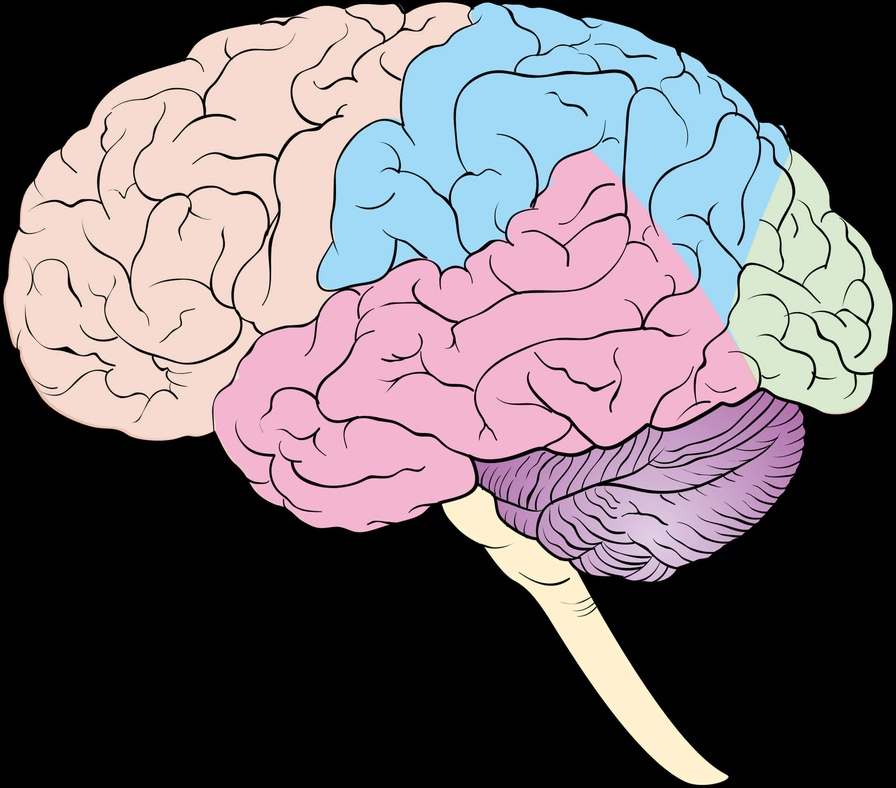
#> input picture harris/brain2.jpeg, 896 x 788 px, shrunk from 1920 x 1688 before the run, found by its file name
$ python region_growing.py
#> lines starting #> are read from the running program, lines starting #| are printed output that depends on the picture; after the words box and inside, x2 and y2 are one past the last pixel; in counts of white or black regions, pixels touching at a corner belong together
import numpy as np
import matplotlib.pyplot as plt
from matplotlib.widgets import Slider, Button
from collections import deque
import cv2
from tkinter import Tk
from tkinter.filedialog import askopenfilename

def get_neighbors(point, shape):
    x, y = point
    neighbors = []
    dir = [(0, 1), (1, 0), (0, -1), (-1, 0), (1, 1), (-1, -1), (1, -1), (-1, 1)]
    for dx, dy in dir:
        nx, ny = x + dx, y + dy
        if 0 <= nx < shape[0] and 0 <= ny < shape[1]:
            neighbors.append((nx, ny))
    return neighbors

def region_growing(image, seed_point, threshold):
    if len(image.shape) == 3:
        image = np.mean(image, axis=2)

    visited = np.zeros(image.shape, dtype=bool)
    region = np.zeros(image.shape, dtype=bool)

    seed_value = image[seed_point]
    queue = deque([seed_point])

    while queue:
        current_point = queue.popleft()
        x, y = current_point

        if visited[x, y]:
            continue

        visited[x, y] = True

        if abs(image[x, y] - seed_value) <= threshold:
            region[x, y] = 1
            neighbors = get_neighbors(current_point, image.shape)
            for n in neighbors:
                if not visited[n[0], n[1]]:
                    queue.append(n)

    return region

def load_image():
    global Original, image, seed
    Tk().withdraw()
    file_path = askopenfilename(filetypes=[("Image files", "*.jpeg;*.jpg;*.png;*.bmp")])
    if file_path:
        Original = cv2.cvtColor(cv2.imread(file_path), cv2.COLOR_BGR2RGB)
        image = cv2.imread(file_path, cv2.IMREAD_GRAYSCALE)
        seed = (image.shape[0] // 2, image.shape[1] // 2)
        update(None)

Original = cv2.cvtColor(cv2.imread('D:\\0SBME26\\3Year\\2Term\\3-Computer Vision\\Tasks\\Task4\\Image-Filters-And-Edge-Detection\\harris\\brain2.jpeg'), cv2.COLOR_BGR2RGB)
image = cv2.imread('D:\\0SBME26\\3Year\\2Term\\3-Computer Vision\\Tasks\\Task4\\Image-Filters-And-Edge-Detection\\harris\\brain2.jpeg', cv2.IMREAD_GRAYSCALE)
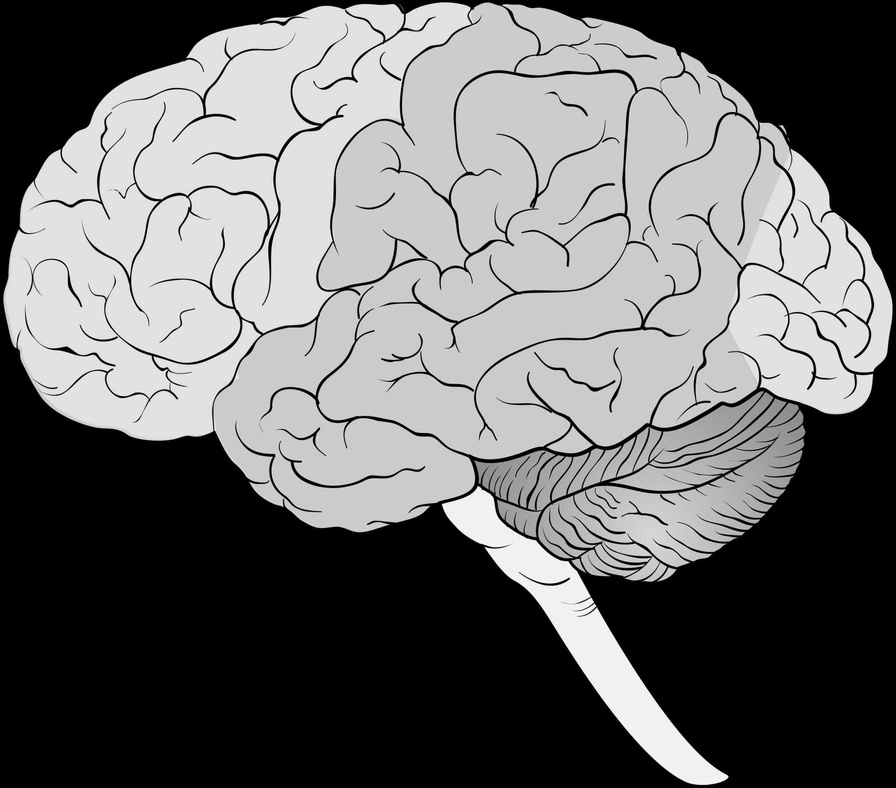
#> image: shape (788, 896); min 0, max 255, mean 108
seed  = (52, 70)

initial_threshold = 0

fig, (ax1, ax2) = plt.subplots(1, 2, figsize=(10, 5))
plt.subplots_adjust(bottom=0.25)

ax1.imshow(Original)
ax1.set_title('Original Image')

region = region_growing(image, seed, initial_threshold)
#> in region_growing, `seed_value = image[seed_point]`: seed_value = 0
#> after the loop in region_growing, `while queue:`:
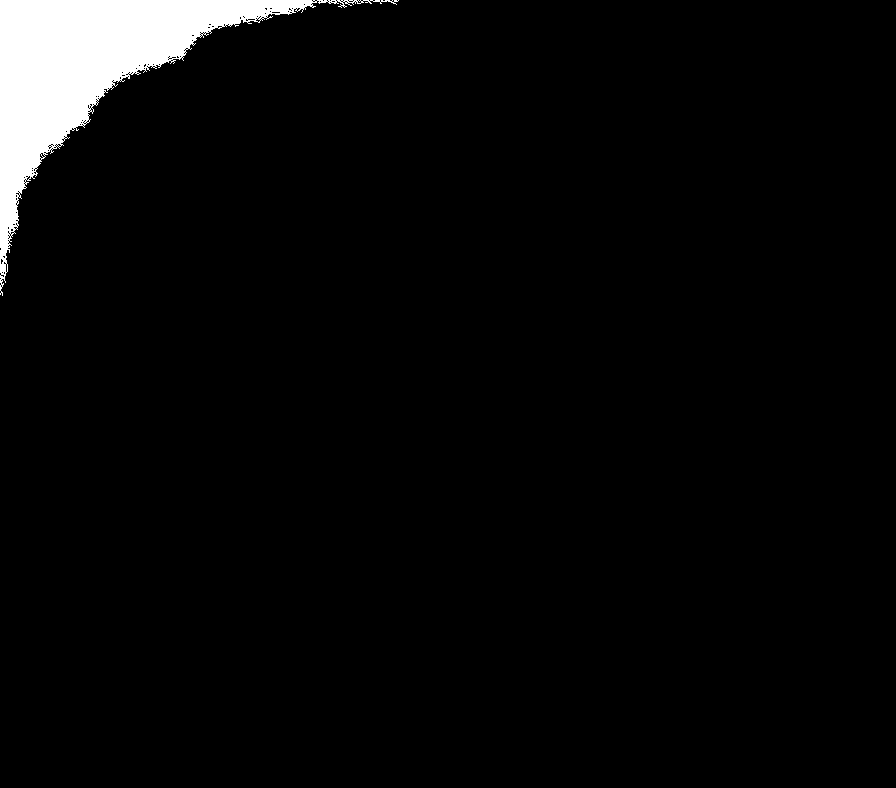
#> region: shape (788, 896) bool; 3.6% white; 1 white region, box (x1, y1, x2, y2) and area: (0, 0, 399, 296) 25717
#> after the loop in region_growing, `while queue:`:
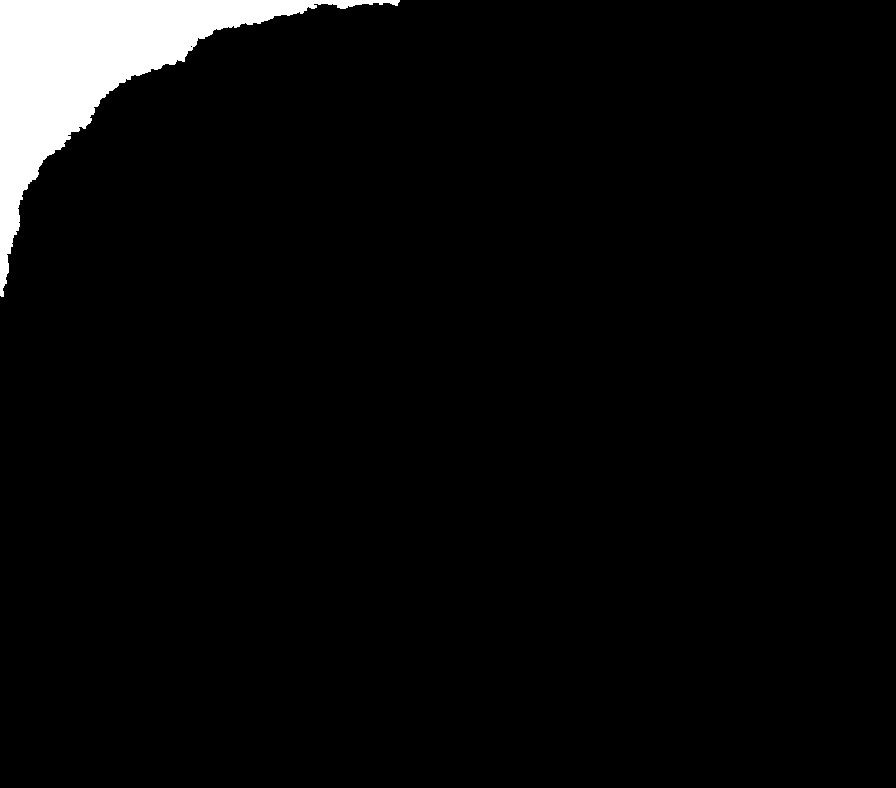
#> visited: shape (788, 896) bool; 3.9% white; 1 white region, box (x1, y1, x2, y2) and area: (0, 0, 400, 297) 27320
result = Original * region[:, :, np.newaxis]
region_plot = ax2.imshow(result)
ax2.set_title('Region Grown')

ax_slider = plt.axes([0.2, 0.1, 0.65, 0.03])
threshold_slider = Slider(ax_slider, 'Threshold', 0, 255, valinit=initial_threshold, valstep=1)

ax_button_refresh = plt.axes([0.8, 0.025, 0.1, 0.04])
refresh_button = Button(ax_button_refresh, 'Refresh')

ax_button_load = plt.axes([0.65, 0.025, 0.1, 0.04])
load_button = Button(ax_button_load, 'Load Image')

def update(val):
    global region_plot
    threshold = threshold_slider.val
    region = region_growing(image, seed, threshold)
    result = Original * region[:, :, np.newaxis]
    region_plot.set_data(result)
    ax1.imshow(Original)
    fig.canvas.draw_idle()

def on_click(event):
    global seed
    if event.inaxes == ax1:
        seed = (int(event.ydata), int(event.xdata))
        update(None)

refresh_button.on_clicked(lambda event: update(None))
load_button.on_clicked(lambda event: load_image())
fig.canvas.mpl_connect('button_press_event', on_click)

plt.show()
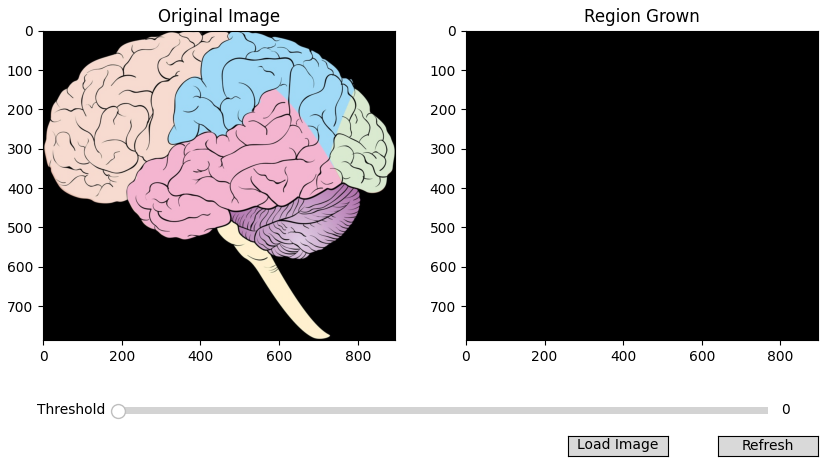
#> figure drawn by matplotlib, 3 panels
